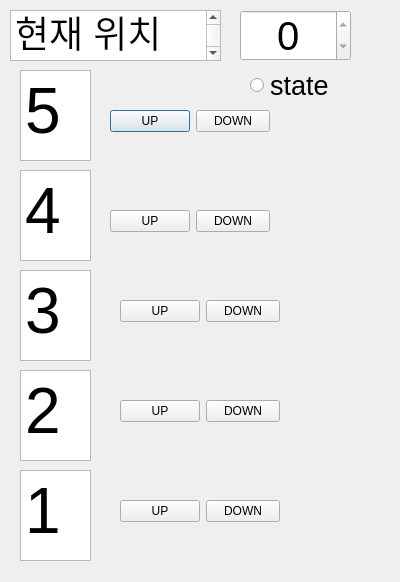
<?xml version="1.0" encoding="UTF-8"?>
<ui version="4.0">
 <class>Dialog</class>
 <widget class="QDialog" name="Dialog">
  <property name="windowModality">
   <enum>Qt::NonModal</enum>
  </property>
  <property name="geometry">
   <rect>
    <x>0</x>
    <y>0</y>
    <width>400</width>
    <height>582</height>
   </rect>
  </property>
  <property name="windowTitle">
   <string>Dialog</string>
  </property>
  <widget class="QSpinBox" name="NowN">
   <property name="geometry">
    <rect>
     <x>240</x>
     <y>10</y>
     <width>111</width>
     <height>51</height>
    </rect>
   </property>
   <property name="font">
    <font>
     <pointsize>30</pointsize>
    </font>
   </property>
   <property name="alignment">
    <set>Qt::AlignCenter</set>
   </property>
   <property name="readOnly">
    <bool>true</bool>
   </property>
  </widget>
  <widget class="QWidget" name="formLayoutWidget">
   <property name="geometry">
    <rect>
     <x>110</x>
     <y>110</y>
     <width>160</width>
     <height>25</height>
    </rect>
   </property>
   <layout class="QFormLayout" name="F5btn">
    <item row="0" column="0">
     <widget class="QPushButton" name="Ubtn5">
      <property name="text">
       <string>UP</string>
      </property>
      <property name="checkable">
       <bool>false</bool>
      </property>
      <property name="autoDefault">
       <bool>true</bool>
      </property>
      <property name="default">
       <bool>false</bool>
      </property>
      <property name="flat">
       <bool>false</bool>
      </property>
     </widget>
    </item>
    <item row="0" column="1">
     <widget class="QPushButton" name="Dbtn5">
      <property name="text">
       <string>DOWN</string>
      </property>
      <property name="checkable">
       <bool>false</bool>
      </property>
      <property name="autoDefault">
       <bool>true</bool>
      </property>
      <property name="default">
       <bool>false</bool>
      </property>
      <property name="flat">
       <bool>false</bool>
      </property>
     </widget>
    </item>
   </layout>
  </widget>
  <widget class="QWidget" name="formLayoutWidget_2">
   <property name="geometry">
    <rect>
     <x>110</x>
     <y>210</y>
     <width>160</width>
     <height>25</height>
    </rect>
   </property>
   <layout class="QFormLayout" name="F4btn">
    <item row="0" column="0">
     <widget class="QPushButton" name="Ubtn4">
      <property name="text">
       <string>UP</string>
      </property>
      <property name="checkable">
       <bool>false</bool>
      </property>
      <property name="autoDefault">
       <bool>true</bool>
      </property>
      <property name="default">
       <bool>false</bool>
      </property>
      <property name="flat">
       <bool>false</bool>
      </property>
     </widget>
    </item>
    <item row="0" column="1">
     <widget class="QPushButton" name="Dbtn4">
      <property name="text">
       <string>DOWN</string>
      </property>
      <property name="checkable">
       <bool>false</bool>
      </property>
      <property name="autoDefault">
       <bool>true</bool>
      </property>
      <property name="default">
       <bool>false</bool>
      </property>
      <property name="flat">
       <bool>false</bool>
      </property>
     </widget>
    </item>
   </layout>
  </widget>
  <widget class="QWidget" name="formLayoutWidget_4">
   <property name="geometry">
    <rect>
     <x>120</x>
     <y>500</y>
     <width>160</width>
     <height>25</height>
    </rect>
   </property>
   <layout class="QFormLayout" name="F1btn">
    <item row="0" column="0">
     <widget class="QPushButton" name="Ubtn1">
      <property name="text">
       <string>UP</string>
      </property>
      <property name="checkable">
       <bool>false</bool>
      </property>
      <property name="autoDefault">
       <bool>true</bool>
      </property>
      <property name="default">
       <bool>false</bool>
      </property>
      <property name="flat">
       <bool>false</bool>
      </property>
     </widget>
    </item>
    <item row="0" column="1">
     <widget class="QPushButton" name="Dbtn1">
      <property name="text">
       <string>DOWN</string>
      </property>
      <property name="checkable">
       <bool>false</bool>
      </property>
      <property name="autoDefault">
       <bool>true</bool>
      </property>
      <property name="default">
       <bool>false</bool>
      </property>
      <property name="flat">
       <bool>false</bool>
      </property>
     </widget>
    </item>
   </layout>
  </widget>
  <widget class="QWidget" name="formLayoutWidget_5">
   <property name="geometry">
    <rect>
     <x>120</x>
     <y>400</y>
     <width>160</width>
     <height>25</height>
    </rect>
   </property>
   <layout class="QFormLayout" name="F2btn">
    <item row="0" column="0">
     <widget class="QPushButton" name="Ubtn2">
      <property name="text">
       <string>UP</string>
      </property>
      <property name="checkable">
       <bool>false</bool>
      </property>
      <property name="autoDefault">
       <bool>true</bool>
      </property>
      <property name="default">
       <bool>false</bool>
      </property>
      <property name="flat">
       <bool>false</bool>
      </property>
     </widget>
    </item>
    <item row="0" column="1">
     <widget class="QPushButton" name="Dbtn2">
      <property name="text">
       <string>DOWN</string>
      </property>
      <property name="checkable">
       <bool>false</bool>
      </property>
      <property name="autoDefault">
       <bool>true</bool>
      </property>
      <property name="default">
       <bool>false</bool>
      </property>
      <property name="flat">
       <bool>false</bool>
      </property>
     </widget>
    </item>
   </layout>
  </widget>
  <widget class="QWidget" name="formLayoutWidget_6">
   <property name="geometry">
    <rect>
     <x>120</x>
     <y>300</y>
     <width>160</width>
     <height>25</height>
    </rect>
   </property>
   <layout class="QFormLayout" name="F3btn">
    <item row="0" column="0">
     <widget class="QPushButton" name="Ubtn3">
      <property name="text">
       <string>UP</string>
      </property>
      <property name="checkable">
       <bool>false</bool>
      </property>
      <property name="autoDefault">
       <bool>true</bool>
      </property>
      <property name="default">
       <bool>false</bool>
      </property>
      <property name="flat">
       <bool>false</bool>
      </property>
     </widget>
    </item>
    <item row="0" column="1">
     <widget class="QPushButton" name="Dbtn3">
      <property name="text">
       <string>DOWN</string>
      </property>
      <property name="checkable">
       <bool>false</bool>
      </property>
      <property name="autoDefault">
       <bool>true</bool>
      </property>
      <property name="default">
       <bool>false</bool>
      </property>
      <property name="flat">
       <bool>false</bool>
      </property>
     </widget>
    </item>
   </layout>
  </widget>
  <widget class="QTextEdit" name="F5">
   <property name="geometry">
    <rect>
     <x>20</x>
     <y>70</y>
     <width>71</width>
     <height>91</height>
    </rect>
   </property>
   <property name="font">
    <font>
     <pointsize>40</pointsize>
    </font>
   </property>
   <property name="readOnly">
    <bool>true</bool>
   </property>
   <property name="html">
    <string>&lt;!DOCTYPE HTML PUBLIC &quot;-//W3C//DTD HTML 4.0//EN&quot; &quot;http://www.w3.org/TR/REC-html40/strict.dtd&quot;&gt;
&lt;html&gt;&lt;head&gt;&lt;meta name=&quot;qrichtext&quot; content=&quot;1&quot; /&gt;&lt;style type=&quot;text/css&quot;&gt;
p, li { white-space: pre-wrap; }
&lt;/style&gt;&lt;/head&gt;&lt;body style=&quot; font-family:'Gulim'; font-size:40pt; font-weight:400; font-style:normal;&quot;&gt;
&lt;p style=&quot; margin-top:0px; margin-bottom:0px; margin-left:0px; margin-right:0px; -qt-block-indent:0; text-indent:0px;&quot;&gt;&lt;span style=&quot; font-size:48pt;&quot;&gt;5&lt;/span&gt;&lt;/p&gt;&lt;/body&gt;&lt;/html&gt;</string>
   </property>
  </widget>
  <widget class="QTextEdit" name="F4">
   <property name="geometry">
    <rect>
     <x>20</x>
     <y>170</y>
     <width>71</width>
     <height>91</height>
    </rect>
   </property>
   <property name="font">
    <font>
     <pointsize>40</pointsize>
    </font>
   </property>
   <property name="readOnly">
    <bool>true</bool>
   </property>
   <property name="html">
    <string>&lt;!DOCTYPE HTML PUBLIC &quot;-//W3C//DTD HTML 4.0//EN&quot; &quot;http://www.w3.org/TR/REC-html40/strict.dtd&quot;&gt;
&lt;html&gt;&lt;head&gt;&lt;meta name=&quot;qrichtext&quot; content=&quot;1&quot; /&gt;&lt;style type=&quot;text/css&quot;&gt;
p, li { white-space: pre-wrap; }
&lt;/style&gt;&lt;/head&gt;&lt;body style=&quot; font-family:'Gulim'; font-size:40pt; font-weight:400; font-style:normal;&quot;&gt;
&lt;p style=&quot; margin-top:0px; margin-bottom:0px; margin-left:0px; margin-right:0px; -qt-block-indent:0; text-indent:0px;&quot;&gt;&lt;span style=&quot; font-size:48pt;&quot;&gt;4&lt;/span&gt;&lt;/p&gt;&lt;/body&gt;&lt;/html&gt;</string>
   </property>
  </widget>
  <widget class="QTextEdit" name="F3">
   <property name="geometry">
    <rect>
     <x>20</x>
     <y>270</y>
     <width>71</width>
     <height>91</height>
    </rect>
   </property>
   <property name="font">
    <font>
     <pointsize>40</pointsize>
    </font>
   </property>
   <property name="readOnly">
    <bool>true</bool>
   </property>
   <property name="html">
    <string>&lt;!DOCTYPE HTML PUBLIC &quot;-//W3C//DTD HTML 4.0//EN&quot; &quot;http://www.w3.org/TR/REC-html40/strict.dtd&quot;&gt;
&lt;html&gt;&lt;head&gt;&lt;meta name=&quot;qrichtext&quot; content=&quot;1&quot; /&gt;&lt;style type=&quot;text/css&quot;&gt;
p, li { white-space: pre-wrap; }
&lt;/style&gt;&lt;/head&gt;&lt;body style=&quot; font-family:'Gulim'; font-size:40pt; font-weight:400; font-style:normal;&quot;&gt;
&lt;p style=&quot; margin-top:0px; margin-bottom:0px; margin-left:0px; margin-right:0px; -qt-block-indent:0; text-indent:0px;&quot;&gt;&lt;span style=&quot; font-size:48pt;&quot;&gt;3&lt;/span&gt;&lt;/p&gt;&lt;/body&gt;&lt;/html&gt;</string>
   </property>
  </widget>
  <widget class="QTextEdit" name="F1">
   <property name="geometry">
    <rect>
     <x>20</x>
     <y>470</y>
     <width>71</width>
     <height>91</height>
    </rect>
   </property>
   <property name="font">
    <font>
     <pointsize>40</pointsize>
    </font>
   </property>
   <property name="readOnly">
    <bool>true</bool>
   </property>
   <property name="html">
    <string>&lt;!DOCTYPE HTML PUBLIC &quot;-//W3C//DTD HTML 4.0//EN&quot; &quot;http://www.w3.org/TR/REC-html40/strict.dtd&quot;&gt;
&lt;html&gt;&lt;head&gt;&lt;meta name=&quot;qrichtext&quot; content=&quot;1&quot; /&gt;&lt;style type=&quot;text/css&quot;&gt;
p, li { white-space: pre-wrap; }
&lt;/style&gt;&lt;/head&gt;&lt;body style=&quot; font-family:'Gulim'; font-size:40pt; font-weight:400; font-style:normal;&quot;&gt;
&lt;p style=&quot; margin-top:0px; margin-bottom:0px; margin-left:0px; margin-right:0px; -qt-block-indent:0; text-indent:0px;&quot;&gt;&lt;span style=&quot; font-size:48pt;&quot;&gt;1&lt;/span&gt;&lt;/p&gt;&lt;/body&gt;&lt;/html&gt;</string>
   </property>
  </widget>
  <widget class="QTextEdit" name="F2">
   <property name="geometry">
    <rect>
     <x>20</x>
     <y>370</y>
     <width>71</width>
     <height>91</height>
    </rect>
   </property>
   <property name="font">
    <font>
     <pointsize>40</pointsize>
    </font>
   </property>
   <property name="readOnly">
    <bool>true</bool>
   </property>
   <property name="html">
    <string>&lt;!DOCTYPE HTML PUBLIC &quot;-//W3C//DTD HTML 4.0//EN&quot; &quot;http://www.w3.org/TR/REC-html40/strict.dtd&quot;&gt;
&lt;html&gt;&lt;head&gt;&lt;meta name=&quot;qrichtext&quot; content=&quot;1&quot; /&gt;&lt;style type=&quot;text/css&quot;&gt;
p, li { white-space: pre-wrap; }
&lt;/style&gt;&lt;/head&gt;&lt;body style=&quot; font-family:'Gulim'; font-size:40pt; font-weight:400; font-style:normal;&quot;&gt;
&lt;p style=&quot; margin-top:0px; margin-bottom:0px; margin-left:0px; margin-right:0px; -qt-block-indent:0; text-indent:0px;&quot;&gt;&lt;span style=&quot; font-size:48pt;&quot;&gt;2&lt;/span&gt;&lt;/p&gt;&lt;/body&gt;&lt;/html&gt;</string>
   </property>
  </widget>
  <widget class="QRadioButton" name="state">
   <property name="geometry">
    <rect>
     <x>250</x>
     <y>60</y>
     <width>101</width>
     <height>51</height>
    </rect>
   </property>
   <property name="font">
    <font>
     <pointsize>20</pointsize>
    </font>
   </property>
   <property name="text">
    <string>state</string>
   </property>
   <property name="checkable">
    <bool>true</bool>
   </property>
   <property name="checked">
    <bool>false</bool>
   </property>
  </widget>
  <widget class="QTextEdit" name="textEdit_6">
   <property name="geometry">
    <rect>
     <x>10</x>
     <y>10</y>
     <width>211</width>
     <height>51</height>
    </rect>
   </property>
   <property name="readOnly">
    <bool>true</bool>
   </property>
   <property name="html">
    <string>&lt;!DOCTYPE HTML PUBLIC &quot;-//W3C//DTD HTML 4.0//EN&quot; &quot;http://www.w3.org/TR/REC-html40/strict.dtd&quot;&gt;
&lt;html&gt;&lt;head&gt;&lt;meta name=&quot;qrichtext&quot; content=&quot;1&quot; /&gt;&lt;style type=&quot;text/css&quot;&gt;
p, li { white-space: pre-wrap; }
&lt;/style&gt;&lt;/head&gt;&lt;body style=&quot; font-family:'Gulim'; font-size:9pt; font-weight:400; font-style:normal;&quot;&gt;
&lt;p style=&quot; margin-top:0px; margin-bottom:0px; margin-left:0px; margin-right:0px; -qt-block-indent:0; text-indent:0px;&quot;&gt;&lt;span style=&quot; font-size:28pt;&quot;&gt;현재 위치&lt;/span&gt;&lt;/p&gt;&lt;/body&gt;&lt;/html&gt;</string>
   </property>
  </widget>
 </widget>
 <resources/>
 <connections/>
</ui>
